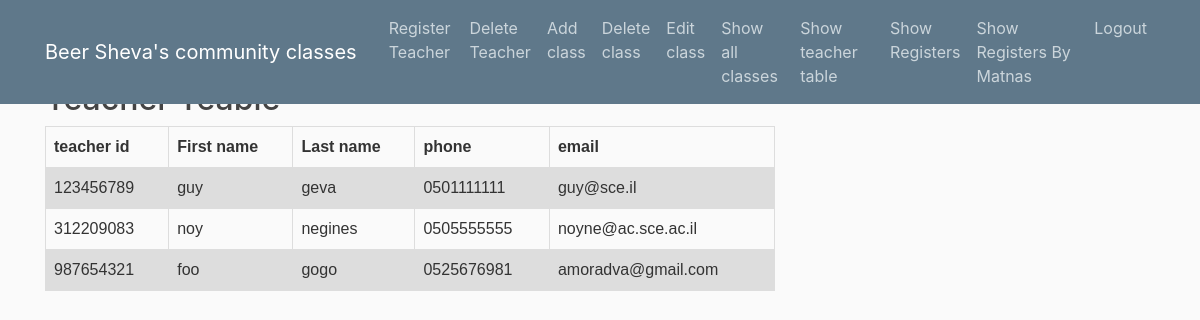
The app's page /TeacherTable/, older data.
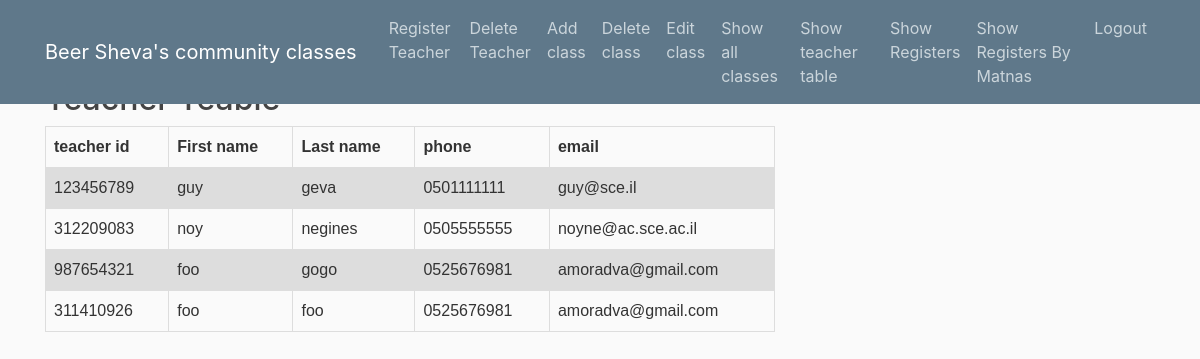
The same page, newer data.
### users/models.py (models this page shows, shortened)
class UserProfile(models.Model):
	user = models.OneToOneField(User , on_delete = models.CASCADE)
	phone = models.CharField(max_length=10)
	t_id = models.CharField(max_length=9, unique = True)
	aboutMe=models.TextField(default='')

### users/views.py (the view)
# urls.py: path('TeacherTable/',user_views.TeacherTable,name ='TeacherTable'),
def TeacherTable(request):
    Ttable=UserProfile.objects.all()
    context = {'Ttable': Ttable}
    return render(request,'Admin1/TeacherTable.html',context)

### users/templates/Admin1/TeacherTable.html (shortened to what this page needs)
{% extends "Admin1/baseAdmin.html" %}
{% block content %}
<html>
<head>
</head>
<body>
<h2>Teacher Teable</h2>
<table>
  <tr>
    <th>teacher id</th>
    <th>First name</th>
    <th>Last name</th>
    <th>phone</th>
    <th>email</th>
  </tr>
  {% for T in Ttable%}
    <tr>
    <td>{{T.t_id}}</td>
    <td>{{T.user.first_name}}</td>
    <td>{{T.user.last_name}}</td>
    <td>{{T.phone }}</td>
    <td>{{T.user.email }}</td>
  </tr>
  {% endfor %}
</body>
</html>
{% endblock content %}

Row changes from the older to the newer data that the page shows:
added UserProfile: t_id "311410926", user.first_name "foo", user.last_name "foo", phone "0525676981", user.email "amoradva@gmail.com"
